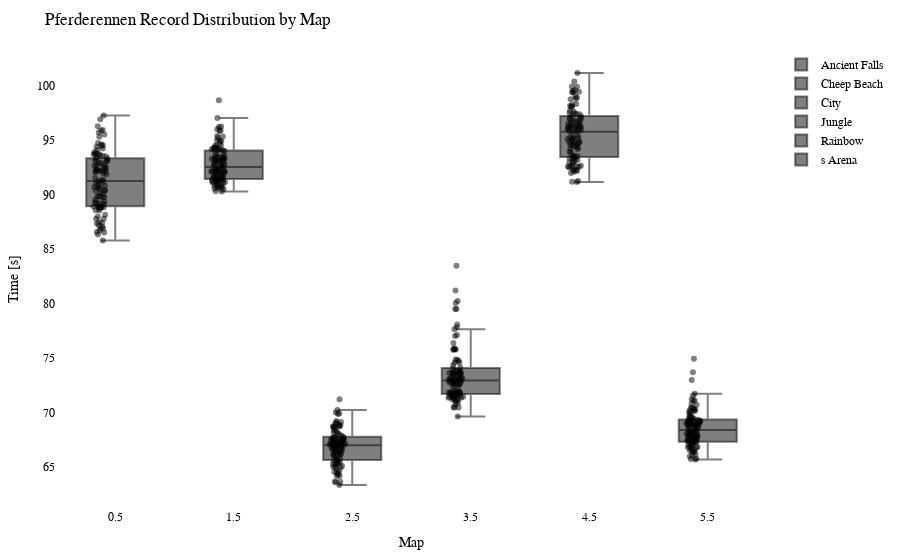

The notebook cell saved with this chart:
### Code cell
import plotly.graph_objects as go
import plotly.io as pio

df = getRecordsDataframe(minigame="Pferderennen")

# Calculate the offset for centering the data points
num_columns = len(df.columns)
offset = 0.5

# Create a Swarm plot using Plotly
fig = go.Figure()

for i, column in enumerate(df.columns):
    x_values = [i + offset] * len(df[column])  # Adjust x-values with offset for horizontal centering
    fig.add_trace(go.Box(x=x_values,
                         y=df[column],
                         name=column,
                         boxpoints='all',
                         pointpos=-0.5,  # Adjust point position to prevent overlapping
                         marker=dict(color='rgba(0,0,0,0.5)', size=6),  # Adjust marker color and size
                         hovertext=df.index,
                         hoverinfo='text+y'))

fig.update_layout(title="Pferderennen Record Distribution by Map",
                  xaxis=dict(title="Map"),
                  yaxis=dict(title="Time [s]"),
                  showlegend=True,
                  font=dict(family="Arial", size=12, color="black"),  # Customize font
                  plot_bgcolor="white",  # Set background color
                  margin=dict(l=50, r=50, t=50, b=50),  # Adjust margins for better layout
                  )

pio.show(fig)

pio.write_html(fig, "out/pferd_swarm_plot.html")

### Figure 1 — Plotly figure (JSON) as saved in the notebook; plotly's stock layout.template omitted (floating-point values rounded to 4 significant figures)
{"data": [{"boxpoints": "all", "hoverinfo": "text+y", "hovertext": ["20LeRe10", "2wc", "agowskyy", "Allooy", "Anni808", "Axollotel", "bawskey", "BusinessBent", "ByNetherdude", "byTobi", "cediiiiii_10", "Chander24", "Chrisi20101", "crocodile1870", "cxl1lo", "DarkCobweb", "deadfiight", "DerBaumIstDerWeg", "Dokkkkko", "Ex4cted", "Falke23_5", "Feinberg", "ffawks", "Fflopse", "ForceFox", "Freeeedom", "frutigall", "GamemasterNiki", "GeneralEnte06", "Gerrygames", "Gobo9", "GrafikKatze", "Grapfen", "Gummibearchen", "H1ghsay", "h4nnes", "Harold_Sensemann", "HerrDante", "Jan2220", "JennieKim", "jimmi1410", "JOW23", "Joy_8oy", "KakaMC", "Kanickelul", "Keenaai", "Kokochampi", "Kokochampo", "Kopfradio", "Krusti", "Kyuudo", "La_meleagro", "LeWi_100", "lizsyy", "LordAlexos", "loukrativ", "Lubottus", "Luis_XYZ", "M0orey_0", "marbrueck", "Martomias", "Mincheeen", "MrNulfred", "Mvsk_", "myshq", "Nexilus", "Ninivee", "officialryzon", "Oronor", "PedroZockt", "Picutar", "PixlNight", "PolizeiDreamy", "Radattel", "Radiokopf", "Raefinzs", "Ritokii", "Sackkerl", "SB387", "ScreamingBlatz", "Sebi1801", "Seemops_8", "Sey__", "Shiewk", "Snitcherella", "SpeckyCut", "StaudammAusHolz", "TheBreadHD", "TheFabo", "Tomiokey", "twitchparaskiill", "Txlentierter", "T_Niko_T", "Umgfoin", "WachtelWachtel", "WirdNichtGeladen", "Wissender", "xBaumeisterin", "xX_Dima_ggg_Xx6", "xX_Masha_ggg_Xx9", "yzvm", "_n3d", "_Waldi_"], "marker": {"color": "rgba(0,0,0,0.5)", "size": 6}, "name": "Ancient Falls", "pointpos": -0.5, "type": "box", "x": [0.5, 0.5, 0.5, 0.5, 0.5, 0.5, 0.5, 0.5, 0.5, 0.5, 0.5, 0.5, 0.5, 0.5, 0.5, 0.5, 0.5, 0.5, 0.5, 0.5, 0.5, 0.5, 0.5, 0.5, 0.5, 0.5, 0.5, 0.5, 0.5, 0.5, 0.5, 0.5, 0.5, 0.5, 0.5, 0.5, 0.5, 0.5, 0.5, 0.5, 0.5, 0.5, 0.5, 0.5, 0.5, 0.5, 0.5, 0.5, 0.5, 0.5, 0.5, 0.5, 0.5, 0.5, 0.5, 0.5, 0.5, 0.5, 0.5, 0.5, 0.5, 0.5, 0.5, 0.5, 0.5, 0.5, 0.5, 0.5, 0.5, 0.5, 0.5, 0.5, 0.5, 0.5, 0.5, 0.5, 0.5, 0.5, 0.5, 0.5, 0.5, 0.5, 0.5, 0.5, 0.5, 0.5, 0.5, 0.5, 0.5, 0.5, 0.5, 0.5, 0.5, 0.5, 0.5, 0.5, 0.5, 0.5, 0.5, 0.5, 0.5, 0.5, 0.5], "y": [93.05, 94.24, 94.13, 92.35, 91.55, 92.5, 88.84, 94.47, 94.6, 93.69, 86.89, 93.78, 88.84, 89.21, 89.27, 92.11, 92.34, 90.75, 91.88, 87.98, 93.39, null, 86.34, 85.8, 95.9, 87.35, 88.8, 89.84, 87.16, 93.24, 86.57, 92.07, 90.09, 87.48, 90.82, 91.23, 94.41, 88.84, 88.96, 93.79, 92.16, 92.16, 90.38, 91.01, null, 93.92, 95.7, 94.57, 93.29, 94.74, 89.34, 93.77, 88.55, 86.52, 93.06, 96.92, 89.13, 88.55, 91.19, 92.65, 90.7, 89.76, 92.21, 96.29, 86.71, 91.4, 89.2, 91.3, 93.69, 87.41, 90.61, 89.83, 95.52, 93.5, 93.13, 91.06, 95.31, 92.24, 92.92, 92.49, null, 90.16, 87.78, 90.41, 87.06, 95.94, 89.53, 92.75, 97.26, 90.56, 92.71, 90.39, 93.58, 88.15, 86.89, 92.89, 89.79, 88.72, 88.89, 92.0, 87.79, 88.88, 93.59]}, {"boxpoints": "all", "hoverinfo": "text+y", "hovertext": ["20LeRe10", "2wc", "agowskyy", "Allooy", "Anni808", "Axollotel", "bawskey", "BusinessBent", "ByNetherdude", "byTobi", "cediiiiii_10", "Chander24", "Chrisi20101", "crocodile1870", "cxl1lo", "DarkCobweb", "deadfiight", "DerBaumIstDerWeg", "Dokkkkko", "Ex4cted", "Falke23_5", "Feinberg", "ffawks", "Fflopse", "ForceFox", "Freeeedom", "frutigall", "GamemasterNiki", "GeneralEnte06", "Gerrygames", "Gobo9", "GrafikKatze", "Grapfen", "Gummibearchen", "H1ghsay", "h4nnes", "Harold_Sensemann", "HerrDante", "Jan2220", "JennieKim", "jimmi1410", "JOW23", "Joy_8oy", "KakaMC", "Kanickelul", "Keenaai", "Kokochampi", "Kokochampo", "Kopfradio", "Krusti", "Kyuudo", "La_meleagro", "LeWi_100", "lizsyy", "LordAlexos", "loukrativ", "Lubottus", "Luis_XYZ", "M0orey_0", "marbrueck", "Martomias", "Mincheeen", "MrNulfred", "Mvsk_", "myshq", "Nexilus", "Ninivee", "officialryzon", "Oronor", "PedroZockt", "Picutar", "PixlNight", "PolizeiDreamy", "Radattel", "Radiokopf", "Raefinzs", "Ritokii", "Sackkerl", "SB387", "ScreamingBlatz", "Sebi1801", "Seemops_8", "Sey__", "Shiewk", "Snitcherella", "SpeckyCut", "StaudammAusHolz", "TheBreadHD", "TheFabo", "Tomiokey", "twitchparaskiill", "Txlentierter", "T_Niko_T", "Umgfoin", "WachtelWachtel", "WirdNichtGeladen", "Wissender", "xBaumeisterin", "xX_Dima_ggg_Xx6", "xX_Masha_ggg_Xx9", "yzvm", "_n3d", "_Waldi_"], "marker": {"color": "rgba(0,0,0,0.5)", "size": 6}, "name": "Cheep Beach", "pointpos": -0.5, "type": "box", "x": [1.5, 1.5, 1.5, 1.5, 1.5, 1.5, 1.5, 1.5, 1.5, 1.5, 1.5, 1.5, 1.5, 1.5, 1.5, 1.5, 1.5, 1.5, 1.5, 1.5, 1.5, 1.5, 1.5, 1.5, 1.5, 1.5, 1.5, 1.5, 1.5, 1.5, 1.5, 1.5, 1.5, 1.5, 1.5, 1.5, 1.5, 1.5, 1.5, 1.5, 1.5, 1.5, 1.5, 1.5, 1.5, 1.5, 1.5, 1.5, 1.5, 1.5, 1.5, 1.5, 1.5, 1.5, 1.5, 1.5, 1.5, 1.5, 1.5, 1.5, 1.5, 1.5, 1.5, 1.5, 1.5, 1.5, 1.5, 1.5, 1.5, 1.5, 1.5, 1.5, 1.5, 1.5, 1.5, 1.5, 1.5, 1.5, 1.5, 1.5, 1.5, 1.5, 1.5, 1.5, 1.5, 1.5, 1.5, 1.5, 1.5, 1.5, 1.5, 1.5, 1.5, 1.5, 1.5, 1.5, 1.5, 1.5, 1.5, 1.5, 1.5, 1.5, 1.5], "y": [94, 91.22, 92.15, 95.89, 93.21, 94.3, 91.66, 94.29, 94.93, 94.06, 90.31, 93.28, 91.45, 91.36, 91.34, 92.25, 94.15, 92.96, 94.5, 91.43, 92.4, 96.01, 91.44, 90.28, 94.31, 90.59, 91.2, 92.78, 90.56, 91.96, 90.78, 92.24, 91.81, 90.85, 94.24, 91.63, 92.71, 90.73, 92.14, 93.07, 93.28, 91.0, 92.57, 91.3, 98.66, 93.19, 95.84, 97.03, 96.26, 94.17, 91.51, 92.09, 91.17, 90.82, 94.96, 96.22, 92.2, 91.71, 93.18, 92.9, 92.0, 92.83, 92.81, 94.23, 90.67, 93.47, 91.99, null, 95.39, 91.11, 91.99, 92.12, 93.45, 94.51, 95.35, 93.46, 93.43, 93.78, 91.62, 94.01, 93.13, 91.31, 90.69, 91.95, 91.47, 93.28, 92.49, 95.23, 94.76, 92.67, 93.57, 94.17, 94.99, 91.09, 90.49, 92.26, 92.32, 91.04, 92.11, 94.51, 91.26, 91.24, 93.37]}, {"boxpoints": "all", "hoverinfo": "text+y", "hovertext": ["20LeRe10", "2wc", "agowskyy", "Allooy", "Anni808", "Axollotel", "bawskey", "BusinessBent", "ByNetherdude", "byTobi", "cediiiiii_10", "Chander24", "Chrisi20101", "crocodile1870", "cxl1lo", "DarkCobweb", "deadfiight", "DerBaumIstDerWeg", "Dokkkkko", "Ex4cted", "Falke23_5", "Feinberg", "ffawks", "Fflopse", "ForceFox", "Freeeedom", "frutigall", "GamemasterNiki", "GeneralEnte06", "Gerrygames", "Gobo9", "GrafikKatze", "Grapfen", "Gummibearchen", "H1ghsay", "h4nnes", "Harold_Sensemann", "HerrDante", "Jan2220", "JennieKim", "jimmi1410", "JOW23", "Joy_8oy", "KakaMC", "Kanickelul", "Keenaai", "Kokochampi", "Kokochampo", "Kopfradio", "Krusti", "Kyuudo", "La_meleagro", "LeWi_100", "lizsyy", "LordAlexos", "loukrativ", "Lubottus", "Luis_XYZ", "M0orey_0", "marbrueck", "Martomias", "Mincheeen", "MrNulfred", "Mvsk_", "myshq", "Nexilus", "Ninivee", "officialryzon", "Oronor", "PedroZockt", "Picutar", "PixlNight", "PolizeiDreamy", "Radattel", "Radiokopf", "Raefinzs", "Ritokii", "Sackkerl", "SB387", "ScreamingBlatz", "Sebi1801", "Seemops_8", "Sey__", "Shiewk", "Snitcherella", "SpeckyCut", "StaudammAusHolz", "TheBreadHD", "TheFabo", "Tomiokey", "twitchparaskiill", "Txlentierter", "T_Niko_T", "Umgfoin", "WachtelWachtel", "WirdNichtGeladen", "Wissender", "xBaumeisterin", "xX_Dima_ggg_Xx6", "xX_Masha_ggg_Xx9", "yzvm", "_n3d", "_Waldi_"], "marker": {"color": "rgba(0,0,0,0.5)", "size": 6}, "name": "City", "pointpos": -0.5, "type": "box", "x": [2.5, 2.5, 2.5, 2.5, 2.5, 2.5, 2.5, 2.5, 2.5, 2.5, 2.5, 2.5, 2.5, 2.5, 2.5, 2.5, 2.5, 2.5, 2.5, 2.5, 2.5, 2.5, 2.5, 2.5, 2.5, 2.5, 2.5, 2.5, 2.5, 2.5, 2.5, 2.5, 2.5, 2.5, 2.5, 2.5, 2.5, 2.5, 2.5, 2.5, 2.5, 2.5, 2.5, 2.5, 2.5, 2.5, 2.5, 2.5, 2.5, 2.5, 2.5, 2.5, 2.5, 2.5, 2.5, 2.5, 2.5, 2.5, 2.5, 2.5, 2.5, 2.5, 2.5, 2.5, 2.5, 2.5, 2.5, 2.5, 2.5, 2.5, 2.5, 2.5, 2.5, 2.5, 2.5, 2.5, 2.5, 2.5, 2.5, 2.5, 2.5, 2.5, 2.5, 2.5, 2.5, 2.5, 2.5, 2.5, 2.5, 2.5, 2.5, 2.5, 2.5, 2.5, 2.5, 2.5, 2.5, 2.5, 2.5, 2.5, 2.5, 2.5, 2.5], "y": [67.46, 67.09, 69.12, 67.01, 66.19, 68.41, 65.8, 67.88, 71.21, 68.03, 63.66, 69.07, 64.92, 65.52, 65.37, 66.95, 68.0, 67.51, 67.65, 65.29, 66.71, 69.0, 63.58, 63.32, 66.48, 65.46, 66.26, 67.04, 64.64, 66.84, 64.39, 65.57, 66.71, 65.07, 67.42, 65.7, 68.11, 64.17, 67.29, 67.49, 68.67, 65.97, 66.68, 65.2, 66.45, 67.56, 69.2, 68.69, 68.78, 66.35, 65.36, 67.16, 65.48, 64.17, 66.05, null, 64.99, 67.52, 68.36, 67.62, 66.68, 66.22, 67.29, 68.76, 64.48, 67.76, 66.94, null, 67.35, 64.83, 68.21, 67.1, 66.94, 68.65, 68.81, 66.89, 67.61, 66.97, 67.19, 66.15, 67.39, 65.91, 64.53, 66.61, 66.39, 68.68, 67.46, 69.99, 69.89, 67.18, 67.1, null, 70.23, 65.25, 64.31, 67.77, 66.52, 67.67, 67.07, 68.91, 63.62, 65.0, 69.86]}, {"boxpoints": "all", "hoverinfo": "text+y", "hovertext": ["20LeRe10", "2wc", "agowskyy", "Allooy", "Anni808", "Axollotel", "bawskey", "BusinessBent", "ByNetherdude", "byTobi", "cediiiiii_10", "Chander24", "Chrisi20101", "crocodile1870", "cxl1lo", "DarkCobweb", "deadfiight", "DerBaumIstDerWeg", "Dokkkkko", "Ex4cted", "Falke23_5", "Feinberg", "ffawks", "Fflopse", "ForceFox", "Freeeedom", "frutigall", "GamemasterNiki", "GeneralEnte06", "Gerrygames", "Gobo9", "GrafikKatze", "Grapfen", "Gummibearchen", "H1ghsay", "h4nnes", "Harold_Sensemann", "HerrDante", "Jan2220", "JennieKim", "jimmi1410", "JOW23", "Joy_8oy", "KakaMC", "Kanickelul", "Keenaai", "Kokochampi", "Kokochampo", "Kopfradio", "Krusti", "Kyuudo", "La_meleagro", "LeWi_100", "lizsyy", "LordAlexos", "loukrativ", "Lubottus", "Luis_XYZ", "M0orey_0", "marbrueck", "Martomias", "Mincheeen", "MrNulfred", "Mvsk_", "myshq", "Nexilus", "Ninivee", "officialryzon", "Oronor", "PedroZockt", "Picutar", "PixlNight", "PolizeiDreamy", "Radattel", "Radiokopf", "Raefinzs", "Ritokii", "Sackkerl", "SB387", "ScreamingBlatz", "Sebi1801", "Seemops_8", "Sey__", "Shiewk", "Snitcherella", "SpeckyCut", "StaudammAusHolz", "TheBreadHD", "TheFabo", "Tomiokey", "twitchparaskiill", "Txlentierter", "T_Niko_T", "Umgfoin", "WachtelWachtel", "WirdNichtGeladen", "Wissender", "xBaumeisterin", "xX_Dima_ggg_Xx6", "xX_Masha_ggg_Xx9", "yzvm", "_n3d", "_Waldi_"], "marker": {"color": "rgba(0,0,0,0.5)", "size": 6}, "name": "Jungle", "pointpos": -0.5, "type": "box", "x": [3.5, 3.5, 3.5, 3.5, 3.5, 3.5, 3.5, 3.5, 3.5, 3.5, 3.5, 3.5, 3.5, 3.5, 3.5, 3.5, 3.5, 3.5, 3.5, 3.5, 3.5, 3.5, 3.5, 3.5, 3.5, 3.5, 3.5, 3.5, 3.5, 3.5, 3.5, 3.5, 3.5, 3.5, 3.5, 3.5, 3.5, 3.5, 3.5, 3.5, 3.5, 3.5, 3.5, 3.5, 3.5, 3.5, 3.5, 3.5, 3.5, 3.5, 3.5, 3.5, 3.5, 3.5, 3.5, 3.5, 3.5, 3.5, 3.5, 3.5, 3.5, 3.5, 3.5, 3.5, 3.5, 3.5, 3.5, 3.5, 3.5, 3.5, 3.5, 3.5, 3.5, 3.5, 3.5, 3.5, 3.5, 3.5, 3.5, 3.5, 3.5, 3.5, 3.5, 3.5, 3.5, 3.5, 3.5, 3.5, 3.5, 3.5, 3.5, 3.5, 3.5, 3.5, 3.5, 3.5, 3.5, 3.5, 3.5, 3.5, 3.5, 3.5, 3.5], "y": [73.64, 80.23, 79.48, 77.82, 72.67, 77.02, 75.75, null, 75.78, 73.7, 70.47, 74.11, 71.91, 71.41, 71.7, 73.52, 73.04, 72.73, 72.96, 71.81, 74.86, 76.37, 71.15, 69.62, 73.14, 71.1, 73.03, 71.99, 70.97, 73.78, 71.34, 71.44, 71.78, 71.27, 73.23, 71.43, 75.89, 71.34, 72.9, 72.54, 73.39, 71.87, 74.35, 71.45, null, 72.99, 74.59, null, 74.57, 73.59, 73.23, 73.61, 70.45, 70.85, 77.64, null, 71.6, 72.38, 73.1, 72.9, 72.77, 72.34, 72.6, 73.65, 70.44, 79.5, 72.58, 73.04, 75.81, 70.69, 73.49, 72.76, 73.62, 77.1, 73.82, 73.09, 83.47, 73.39, 74.81, 74.04, null, 71.79, 71.81, 71.55, 71.55, 78.07, 71.65, 74.75, null, 73.83, 81.18, null, 80.05, 71.88, 71.19, 72.72, 71.63, 71.72, 71.87, 72.87, 71.44, 71.25, 75.8]}, {"boxpoints": "all", "hoverinfo": "text+y", "hovertext": ["20LeRe10", "2wc", "agowskyy", "Allooy", "Anni808", "Axollotel", "bawskey", "BusinessBent", "ByNetherdude", "byTobi", "cediiiiii_10", "Chander24", "Chrisi20101", "crocodile1870", "cxl1lo", "DarkCobweb", "deadfiight", "DerBaumIstDerWeg", "Dokkkkko", "Ex4cted", "Falke23_5", "Feinberg", "ffawks", "Fflopse", "ForceFox", "Freeeedom", "frutigall", "GamemasterNiki", "GeneralEnte06", "Gerrygames", "Gobo9", "GrafikKatze", "Grapfen", "Gummibearchen", "H1ghsay", "h4nnes", "Harold_Sensemann", "HerrDante", "Jan2220", "JennieKim", "jimmi1410", "JOW23", "Joy_8oy", "KakaMC", "Kanickelul", "Keenaai", "Kokochampi", "Kokochampo", "Kopfradio", "Krusti", "Kyuudo", "La_meleagro", "LeWi_100", "lizsyy", "LordAlexos", "loukrativ", "Lubottus", "Luis_XYZ", "M0orey_0", "marbrueck", "Martomias", "Mincheeen", "MrNulfred", "Mvsk_", "myshq", "Nexilus", "Ninivee", "officialryzon", "Oronor", "PedroZockt", "Picutar", "PixlNight", "PolizeiDreamy", "Radattel", "Radiokopf", "Raefinzs", "Ritokii", "Sackkerl", "SB387", "ScreamingBlatz", "Sebi1801", "Seemops_8", "Sey__", "Shiewk", "Snitcherella", "SpeckyCut", "StaudammAusHolz", "TheBreadHD", "TheFabo", "Tomiokey", "twitchparaskiill", "Txlentierter", "T_Niko_T", "Umgfoin", "WachtelWachtel", "WirdNichtGeladen", "Wissender", "xBaumeisterin", "xX_Dima_ggg_Xx6", "xX_Masha_ggg_Xx9", "yzvm", "_n3d", "_Waldi_"], "marker": {"color": "rgba(0,0,0,0.5)", "size": 6}, "name": "Rainbow", "pointpos": -0.5, "type": "box", "x": [4.5, 4.5, 4.5, 4.5, 4.5, 4.5, 4.5, 4.5, 4.5, 4.5, 4.5, 4.5, 4.5, 4.5, 4.5, 4.5, 4.5, 4.5, 4.5, 4.5, 4.5, 4.5, 4.5, 4.5, 4.5, 4.5, 4.5, 4.5, 4.5, 4.5, 4.5, 4.5, 4.5, 4.5, 4.5, 4.5, 4.5, 4.5, 4.5, 4.5, 4.5, 4.5, 4.5, 4.5, 4.5, 4.5, 4.5, 4.5, 4.5, 4.5, 4.5, 4.5, 4.5, 4.5, 4.5, 4.5, 4.5, 4.5, 4.5, 4.5, 4.5, 4.5, 4.5, 4.5, 4.5, 4.5, 4.5, 4.5, 4.5, 4.5, 4.5, 4.5, 4.5, 4.5, 4.5, 4.5, 4.5, 4.5, 4.5, 4.5, 4.5, 4.5, 4.5, 4.5, 4.5, 4.5, 4.5, 4.5, 4.5, 4.5, 4.5, 4.5, 4.5, 4.5, 4.5, 4.5, 4.5, 4.5, 4.5, 4.5, 4.5, 4.5, 4.5], "y": [99.91, 92.65, 98.92, 99.94, 95.79, 95.75, 97.17, 98.33, 99.41, 94.79, 91.15, 99.39, 93.92, 92.89, 95.38, 94.8, 96.25, 94.24, 96.36, 92.97, 95.92, 96.25, 92.37, 91.24, 93.53, 92.21, 94.87, 94.84, 93.84, 95.22, 91.19, 92.56, 93.32, 93.03, 97.51, 93.34, 96.19, 92.29, 95.17, 96.84, 96.11, 92.56, 97.39, 93.19, null, 96.8, 99.54, 97.61, 98.25, 96.64, 96.03, 96.04, 92.1, 92.17, 101.2, null, 94.57, 96.48, 96.23, 97.02, 95.29, 96.46, 94.67, 97.05, 92.63, 98.17, 96.62, null, 97.45, 91.98, 96.17, 93.0, 96.28, 99.06, 98.77, 97.25, 96.72, 95.82, 95.19, 96.92, 97.72, 94.46, 93.57, 93.34, 92.56, 98.8, 94.43, 99.59, 98.07, 98.08, 95.88, 92.5, 99.45, 94.99, 92.57, 95.09, 94.31, 94.19, 94.68, 100.4, 93.47, 93.46, 97.44]}, {"boxpoints": "all", "hoverinfo": "text+y", "hovertext": ["20LeRe10", "2wc", "agowskyy", "Allooy", "Anni808", "Axollotel", "bawskey", "BusinessBent", "ByNetherdude", "byTobi", "cediiiiii_10", "Chander24", "Chrisi20101", "crocodile1870", "cxl1lo", "DarkCobweb", "deadfiight", "DerBaumIstDerWeg", "Dokkkkko", "Ex4cted", "Falke23_5", "Feinberg", "ffawks", "Fflopse", "ForceFox", "Freeeedom", "frutigall", "GamemasterNiki", "GeneralEnte06", "Gerrygames", "Gobo9", "GrafikKatze", "Grapfen", "Gummibearchen", "H1ghsay", "h4nnes", "Harold_Sensemann", "HerrDante", "Jan2220", "JennieKim", "jimmi1410", "JOW23", "Joy_8oy", "KakaMC", "Kanickelul", "Keenaai", "Kokochampi", "Kokochampo", "Kopfradio", "Krusti", "Kyuudo", "La_meleagro", "LeWi_100", "lizsyy", "LordAlexos", "loukrativ", "Lubottus", "Luis_XYZ", "M0orey_0", "marbrueck", "Martomias", "Mincheeen", "MrNulfred", "Mvsk_", "myshq", "Nexilus", "Ninivee", "officialryzon", "Oronor", "PedroZockt", "Picutar", "PixlNight", "PolizeiDreamy", "Radattel", "Radiokopf", "Raefinzs", "Ritokii", "Sackkerl", "SB387", "ScreamingBlatz", "Sebi1801", "Seemops_8", "Sey__", "Shiewk", "Snitcherella", "SpeckyCut", "StaudammAusHolz", "TheBreadHD", "TheFabo", "Tomiokey", "twitchparaskiill", "Txlentierter", "T_Niko_T", "Umgfoin", "WachtelWachtel", "WirdNichtGeladen", "Wissender", "xBaumeisterin", "xX_Dima_ggg_Xx6", "xX_Masha_ggg_Xx9", "yzvm", "_n3d", "_Waldi_"], "marker": {"color": "rgba(0,0,0,0.5)", "size": 6}, "name": "s Arena", "pointpos": -0.5, "type": "box", "x": [5.5, 5.5, 5.5, 5.5, 5.5, 5.5, 5.5, 5.5, 5.5, 5.5, 5.5, 5.5, 5.5, 5.5, 5.5, 5.5, 5.5, 5.5, 5.5, 5.5, 5.5, 5.5, 5.5, 5.5, 5.5, 5.5, 5.5, 5.5, 5.5, 5.5, 5.5, 5.5, 5.5, 5.5, 5.5, 5.5, 5.5, 5.5, 5.5, 5.5, 5.5, 5.5, 5.5, 5.5, 5.5, 5.5, 5.5, 5.5, 5.5, 5.5, 5.5, 5.5, 5.5, 5.5, 5.5, 5.5, 5.5, 5.5, 5.5, 5.5, 5.5, 5.5, 5.5, 5.5, 5.5, 5.5, 5.5, 5.5, 5.5, 5.5, 5.5, 5.5, 5.5, 5.5, 5.5, 5.5, 5.5, 5.5, 5.5, 5.5, 5.5, 5.5, 5.5, 5.5, 5.5, 5.5, 5.5, 5.5, 5.5, 5.5, 5.5, 5.5, 5.5, 5.5, 5.5, 5.5, 5.5, 5.5, 5.5, 5.5, 5.5, 5.5, 5.5], "y": [70.22, 68.03, 69.18, 71.21, 68.9, 69.14, 68.82, 69.2, 70.39, 69.33, 65.72, 68.11, 67.84, 67.6, 67.31, 66.84, 69.07, 69.54, 68.36, 66.56, 67.78, 72.97, 66.03, 65.94, 71.09, 66.82, 68.57, 68.64, 66.36, 67.25, 65.67, 67.56, 67.41, 66.9, 69.21, 67.28, 68.14, 66.78, 69.03, 68.39, 68.92, 67.27, 68.82, 67.65, 73.68, 68.12, 70.0, 69.61, 70.78, 67.85, 67.86, 67.17, 68.91, 66.42, 71.7, 74.93, 66.76, 67.28, 69.23, 69.22, 67.73, 67.36, 69.57, 68.61, 66.16, 70.28, 68.95, 70.31, 69.98, 65.77, 67.75, 68.98, 68.86, 70.1, 70.17, 69.41, 68.66, 69.41, 67.96, 68.19, 68.39, 66.47, 68.08, 67.25, 67.49, 70.45, 69.01, 71.55, 71.08, 67.65, 69.34, 67.29, 70.71, 66.97, 66.35, 67.97, 67.41, 68.21, 68.84, 69.75, 66.69, 66.93, 69.02]}], "layout": {"font": {"color": "black", "family": "Arial", "size": 12}, "margin": {"b": 50, "l": 50, "r": 50, "t": 50}, "plot_bgcolor": "white", "showlegend": true, "title": {"text": "Pferderennen Record Distribution by Map"}, "xaxis": {"title": {"text": "Map"}}, "yaxis": {"title": {"text": "Time [s]"}}}}
